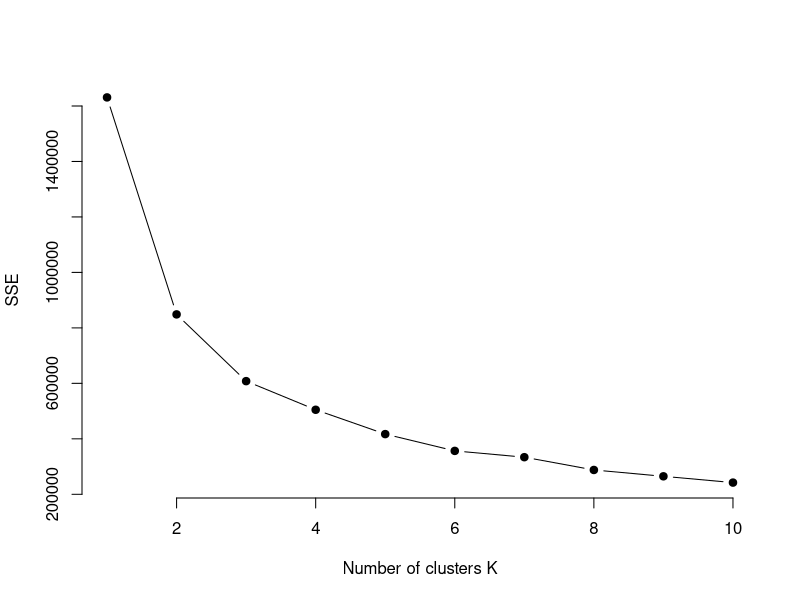
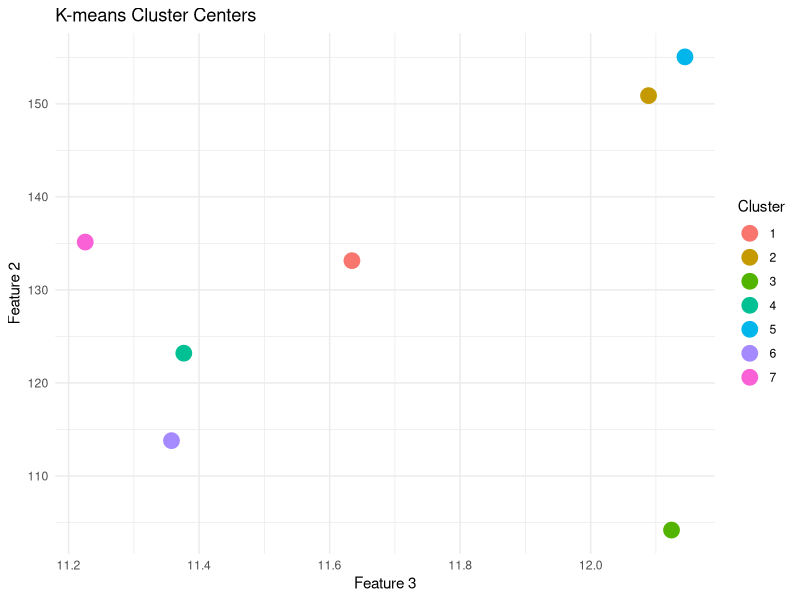
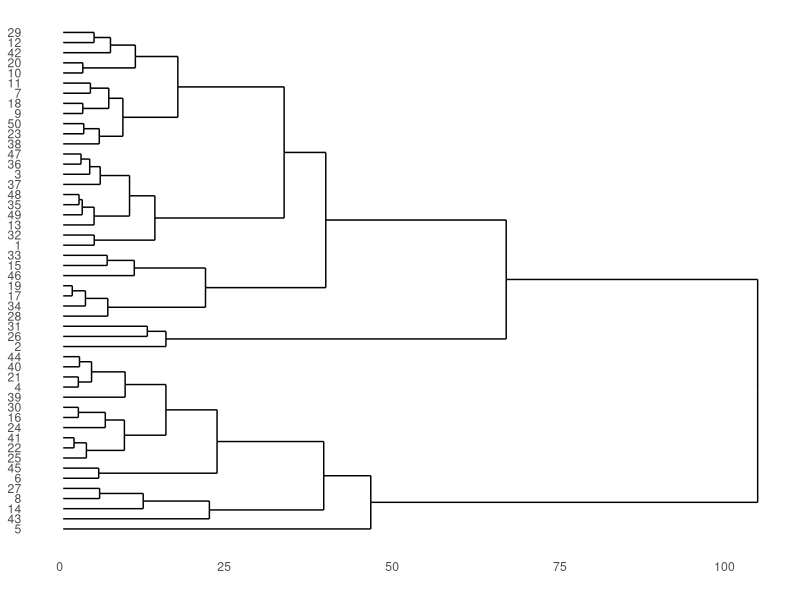
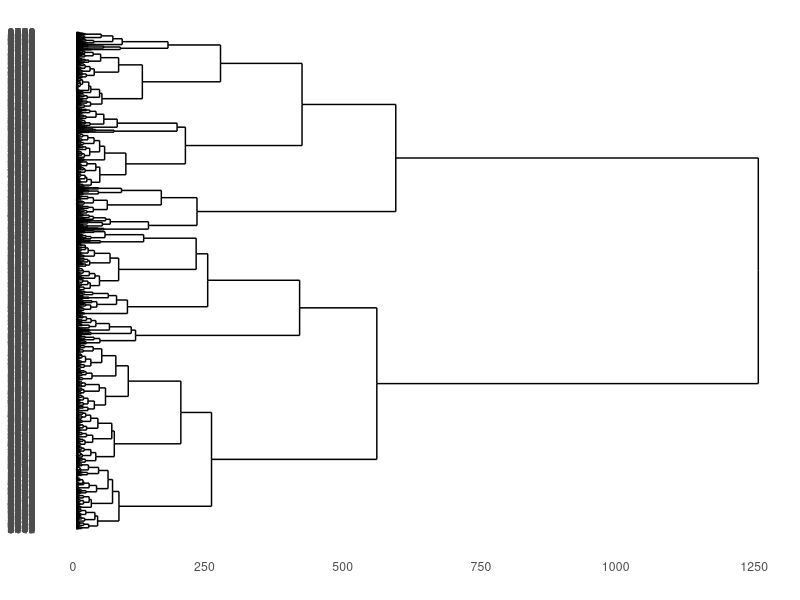
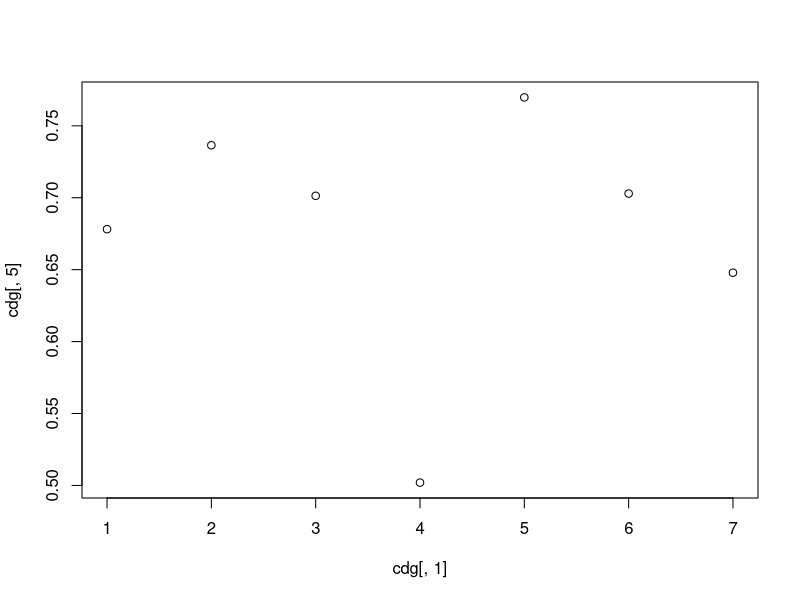
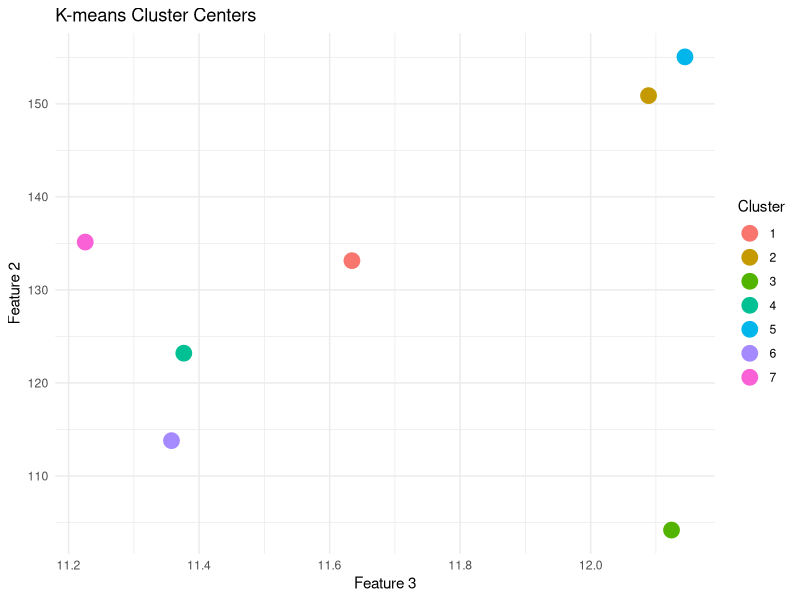
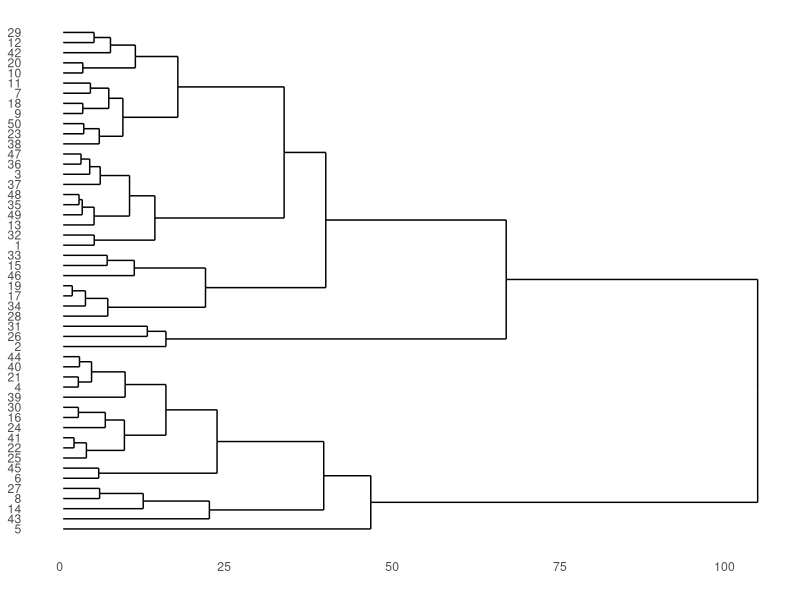
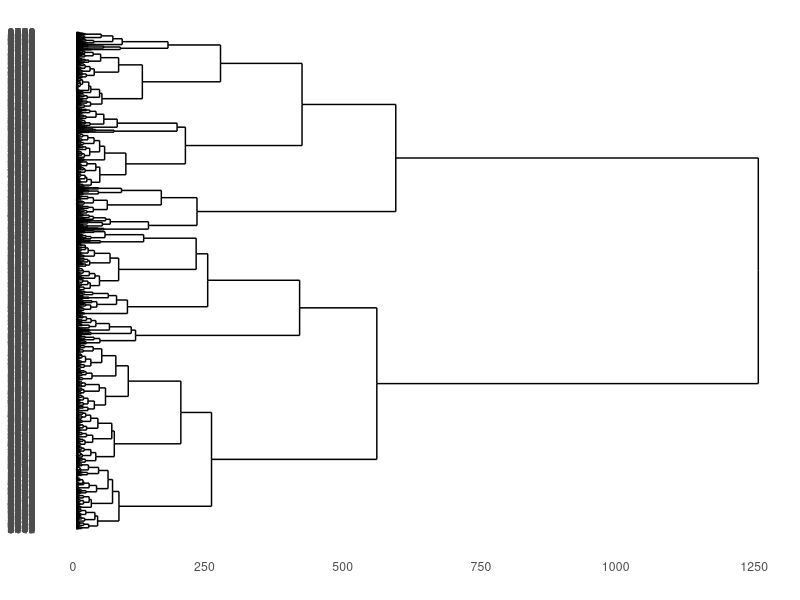

Reproduce these figures in R, in order.
library(ggplot2)
library(ggdendro)

dd <- read.csv("data_preprocessed.csv", stringsAsFactors = T)

# set a list of numerical variables
numeriques <- which(sapply(dd, is.numeric))
numeriques

dcon <- dd[, numeriques]

# KMEANS CLUSTERING
set.seed(123)
sse <- sapply(1:10, function(k) {
  kmeans(dcon, k)$tot.withinss
})

plot(1:10, sse, type = "b", pch = 19, frame = FALSE, xlab = "Number of clusters K", ylab = "SSE")

# K-means clustering
k <- 7
k1 <- kmeans(dcon, k)

print(k1)

attributes(k1)

k1$size

k1$withinss

k1$centers

centers_df <- as.data.frame(k1$centers)
centers_df$cluster <- rownames(centers_df)

ggplot(centers_df, aes(x = centers_df[, 3], y = centers_df[, 2], color = cluster)) +
  geom_point(size = 5) +
  labs(
    title = "K-means Cluster Centers",
    x = "Feature 3",
    y = "Feature 2",
    color = "Cluster"
  ) +
  theme_minimal()

ggsave("outputs/clustering/kmeans_centers.png")

# Hierarchical clustering

dist_matrix <- dist(dcon[1:50, ])
h1 <- hclust(dist_matrix, method = "ward.D2")

ggdendrogram(h1, rotate = T)
ggsave("outputs/clustering/hierarchical_clustering.png")

dist_matrix <- dist(dcon)
h1 <- hclust(dist_matrix, method = "ward.D2")

ggdendrogram(h1, rotate = T)
ggsave("outputs/clustering/hierarchical_clustering_all.png")

# Cut the dendrogram
c1 <- cutree(h1, k = 7)

cdg <- aggregate(dcon, by = list(cluster = c1), FUN = mean)

plot(cdg[, 1], cdg[, 5])

# compare numerical variables
for (i in 1:length(numeriques)) {
  for (j in i + 1:length(numeriques)) {
    if (i != j) { # Avoid self-pairing
      p <- ggplot(dcon, aes(x = dcon[, 1], y = dcon[, 2], color = as.factor(c1))) +
        geom_point(size = 1) +
        labs(
          title = "Clustering of data in 7 classes",
          x = names(dcon)[i],
          y = names(dcon)[j],
          color = "Class"
        ) +
        scale_color_brewer(palette = "Set1") +
        theme_minimal(base_size = 8) +
        theme(legend.position = "bottom")

      ggsave(paste0("outputs/clustering/numvsnum/", names(dcon)[i], "_vs_", names(dcon)[j], ".png"), bg = "white", dpi = 300)
    }
  }
}
